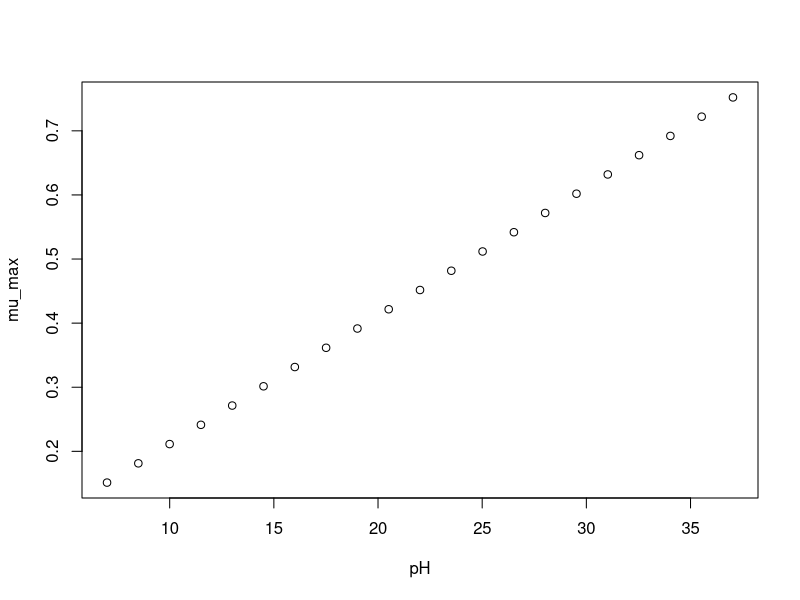

Write the R code that produced this figure.
#############################
# start of Parameter script
#############################
pH <- seq(6.99300699300699,37.037,length.out=21)
#############################
# end of Parameter script
#############################
############################# 
# start of Model script Gropin ID 1333 
#############################
 
# constant coefficients for this model
 
variables <- data.frame(pH)
argumentsPar <- expand.grid(variables)
 
# heart of the model
response_surface <- function(pH) {
   mumax <-0.020*(pH+0.57)

return(mumax=mumax)
} 

# output parameters
mumax <- cbind(argumentsPar,response_surface(argumentsPar['pH']))
colnames(mumax) <- c(colnames(argumentsPar),'mumax')
#############################
# End of Model script
#############################
############################# 
# start of Visualisation script Gropin ID 1333 
#############################
plot(pH,mumax$mumax,
                          xlab='pH',
                          ylab='mu_max')
#############################
# End of Visualisation script
#############################
